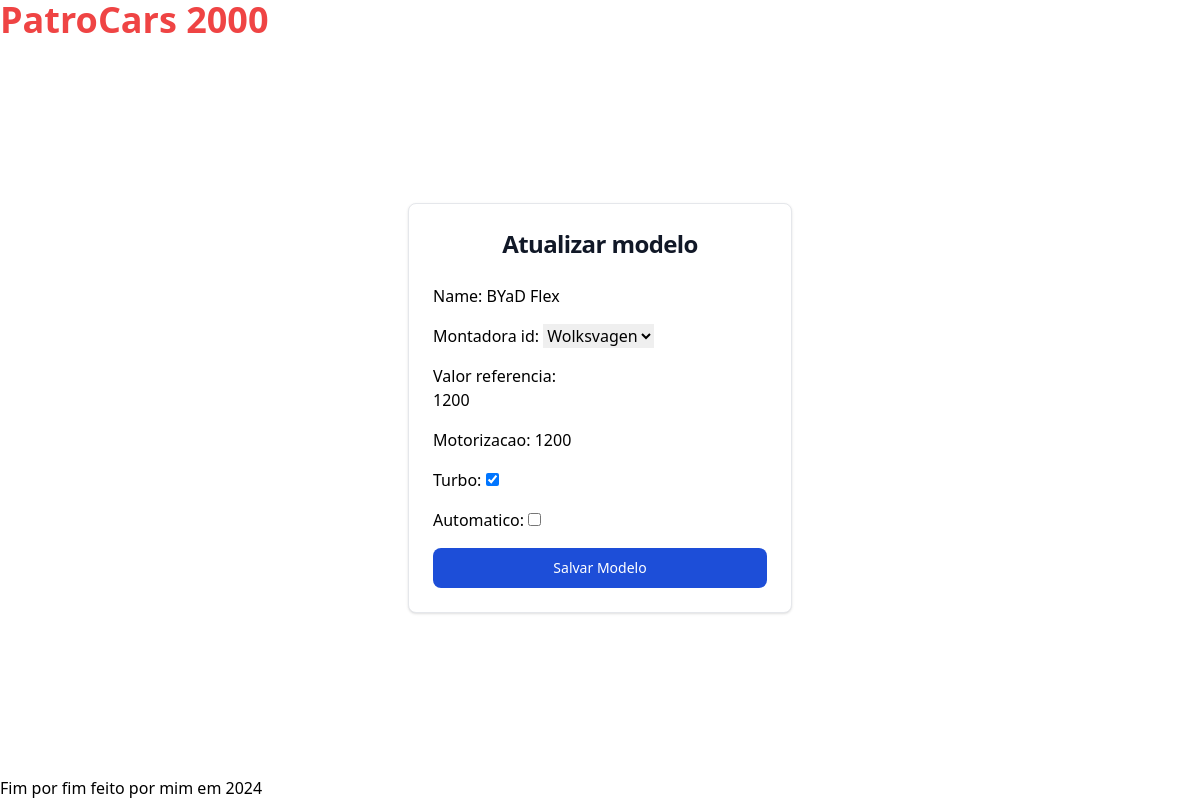
Page /modelos/editar/5/ on the committed database.
### montadoras/models.py (models this page shows, shortened)
class ModeloVeiculo(models.Model):
  id = models.AutoField(primary_key=True)
  name = models.CharField(max_length=200)
  montadora_id = models.ForeignKey(Montadora,on_delete=models.CASCADE)
  valor_referencia = models.IntegerField()
  motorizacao = models.IntegerField()
  turbo = models.BooleanField()
  automatico = models.BooleanField()

class Montadora(models.Model):
  id = models.AutoField(primary_key=True)
  name = models.CharField(max_length=200)
  country = models.CharField(max_length=100)
  foundation_year = models.IntegerField()
  class Meta:
        ordering = ['name','foundation_year']
  def __str__(self):
    return self.name

### montadoras/views.py (the view)
# urls.py: path('modelos/editar/<int:pk>/',ModeloVeiculoView.Update.as_view(),name='modelo_put'),
    class Update(UpdateView):
        model = Montadora
        form_class = MontadoraForm
        template_name = "montadoras/update_montadora.html"
        success_url = reverse_lazy("montadoras_list")

### montadoras/models.py
class ModeloVeiculoForm(ModelForm):
    class Meta:
        model = ModeloVeiculo
        fields = ["name", "montadora_id", "valor_referencia","motorizacao","turbo","automatico"]

### montadoras/templates/modelos/update_modelo.html (shortened to what this page needs)
{% extends "base.html" %} {% block title %} Editar modelo {% endblock %}
{% block title_page %} {% endblock %} {% block content %}
<div class="h-full flex justify-center items-center">
  <form
    class="block flex flex-col gap-4 max-w-sm p-6 bg-white border border-gray-200 rounded-lg shadow dark:bg-gray-800 dark:border-gray-700"
    action="{% url 'modelo_put' object.id %}"
    method="post"
  >
    <h5
      class="mb-2 text-2xl text-center font-bold tracking-tight text-gray-900 dark:text-white"
    >
      Atualizar modelo
    </h5>
    {{ form.as_p }}
    <input
      type="submit"
      value="Salvar Modelo"
      class="text-white bg-blue-700 hover:bg-blue-800 focus:ring-4 focus:outline-none focus:ring-blue-300 font-medium rounded-lg text-sm w-full sm:w-auto px-5 py-2.5 text-center dark:bg-blue-600 dark:hover:bg-blue-700 dark:focus:ring-blue-800"
    />
  </form>
</div>
{% endblock %}

### rows in the picture
ModeloVeiculo: name "BYaD Flex", montadora_id "Wolksvagen", valor_referencia "1200", motorizacao "1200", turbo "☑"
